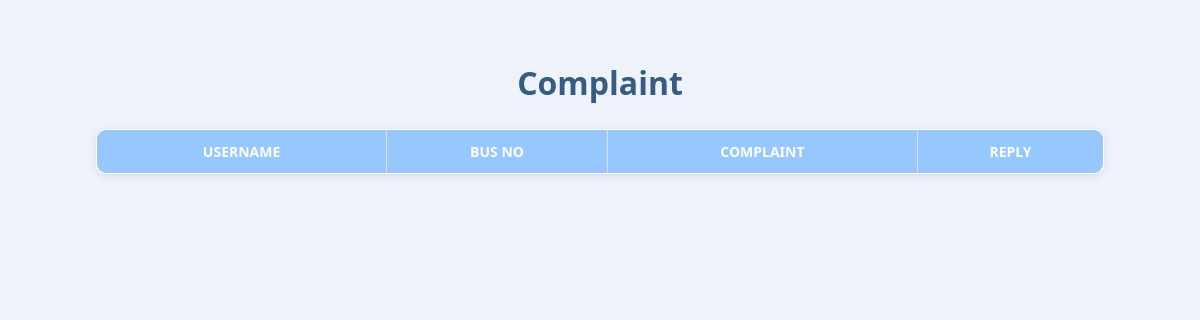
Page /ViewComplaint on the earlier database version.
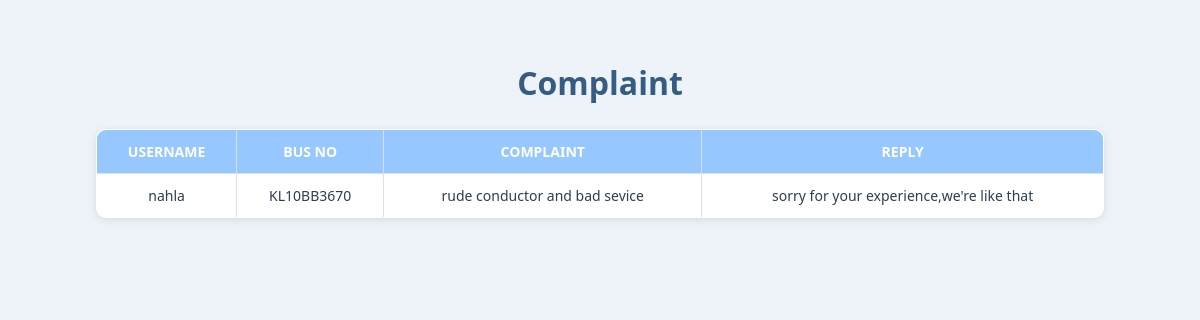
Same page on the later database version.
### BuzbeeApp/models.py (models this page shows, shortened)
class ComplaintTable(models.Model):
    USER = models.ForeignKey(PassangerTable, on_delete=models.CASCADE,blank=True,null=True)
    BUS = models.ForeignKey(BusTable, on_delete=models.CASCADE,blank=True,null=True)
    Complaint = models.CharField(max_length=100,blank=True,null=True)
    Reply = models.CharField(max_length=100,blank=True,null=True)
    Date = models.DateField(auto_now_add=True)

class PassangerTable(models.Model):
    GENDER_CHOICES = [
        ('M', 'Male'),
        ('F', 'Female'),
        ('O', 'Other'),
    ]
    Name = models.CharField(max_length=30, blank=True, null=True)
    Email = models.EmailField(max_length=100, blank=True, null=True)
    Age = models.IntegerField(blank=True, null=True)
    Contact_NO = models.BigIntegerField(blank=True, null=True)
    Gender = models.CharField(max_length=1, choices=GENDER_CHOICES, blank=True, null=True)
    Address = models.CharField(max_length=100, blank=True, null=True)
    LOGIN = models.ForeignKey(LoginTable, on_delete=models.CASCADE, null=True, blank=True)

class BusTable(models.Model):
     Busname = models.CharField(max_length=30,blank=True,null=True)
     Bus_NO = models.CharField(max_length=20,blank=True,null=True)
     Capacity = models.IntegerField(blank=True,null=True)
     RC_NO = models.CharField(max_length=15,blank=True,null=True)
     Photo = models.FileField(blank=True,null=True)
     OWNER = models.ForeignKey(OwnerTable, on_delete=models.CASCADE,blank=True,null=True)
     Status = models.CharField(max_length=20, null=True, blank=True)

### BuzbeeApp/views.py (the view)
# urls.py: path('ViewComplaint',ViewComplaint.as_view(),name="ViewComplaint"),
class ViewComplaint(View):
    def get(self,request):
        obj=ComplaintTable.objects.all()
        return render(request,"administration/viewcomplaint.html",{'val': obj})

### templates/administration/viewcomplaint.html (shortened to what this page needs)
<!DOCTYPE html>
<html lang="en">
<head>
</head>
<body>
    <h1>Complaint</h1>
    <table border="1">
        <tr>
            <th>USERNAME</th>
            <th>BUS NO</th>
            <th>COMPLAINT</th>
            <th>REPLY</th>
        </tr>
         {% for i in val %}
        <tr>
             <td>{{i.USER.Name}}</td>
             <td>{{i.BUS.Bus_NO}}</td>
             <td>{{i.Complaint}}</td>
            {% if i.Reply == "pending" %}
             <form method="post" action="/ComplaintReply/{{ i.id }}">
                {% csrf_token %}
             <td align="center" colspan="2">
                <textarea name="reply"></textarea>
                <input type="submit" value="send">
            </td>
             </form>
            {% else %}
             <td>{{i.Reply}}</td>
            {% endif %}
        </tr>
         {% endfor %}
    </table>
</body>
</html>

Differences in the rows shown:
added ComplaintTable: USER.Name "nahla", BUS.Bus_NO "KL10BB3670", Complaint "rude conductor and bad sevice", Reply "sorry for your experience,we're like that"
